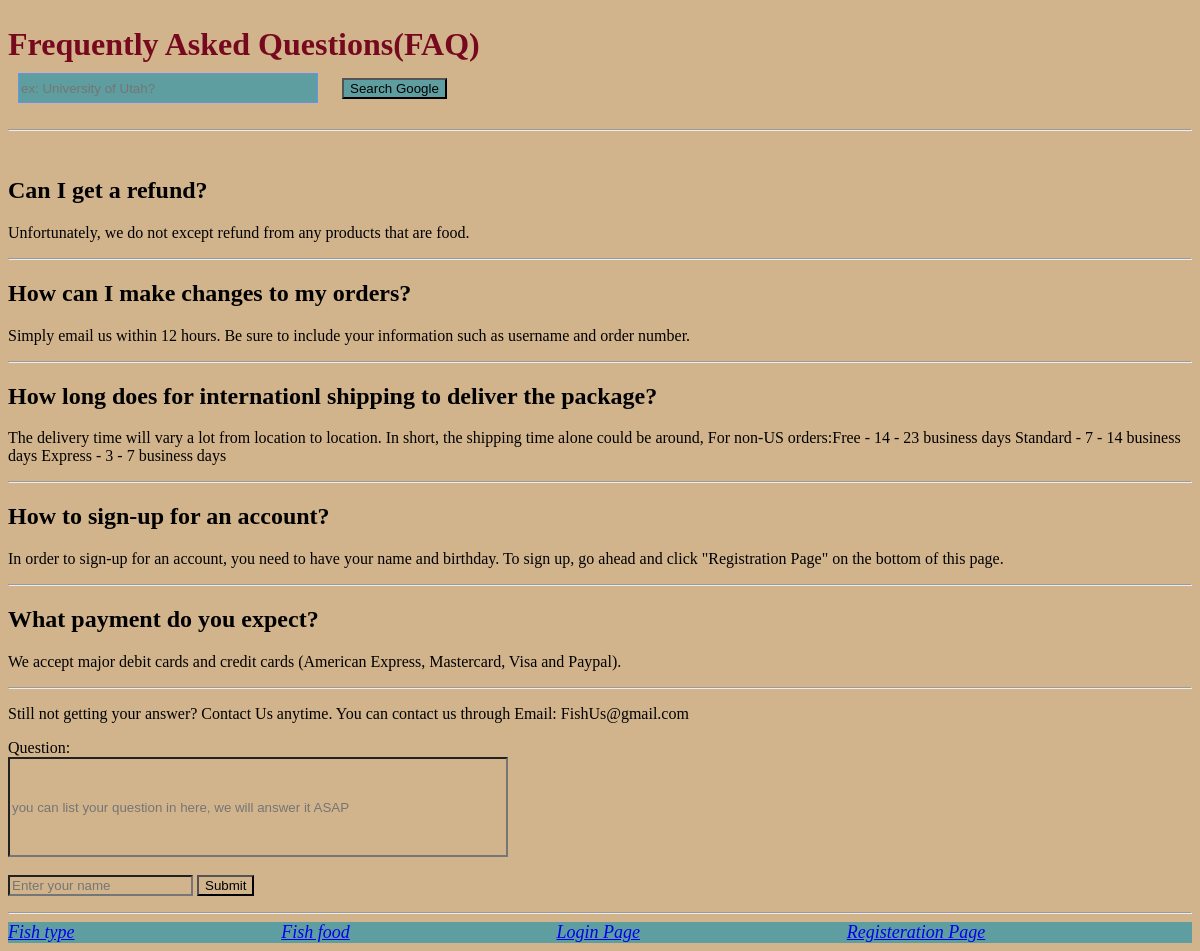
Page /Fish_Final/FAQ.php on the committed database.
### tables this page shows
CREATE TABLE `faq` (
  `question_title` varchar(100) NOT NULL,
  `answer` varchar(1000) DEFAULT NULL
);

### Fish_Final/FAQ.php (the view, shortened to what this page needs)
<html lang="en"><head>
</head>
<body>
    <br>
    <div class="header">
        <h1 class="FAQ">Frequently Asked Questions(FAQ)</h1>
        <form action="https://www.google.com/search">
            <input type="text" name="q" id="search-box" placeholder="ex: University of Utah?">
            <button id="google">Search Google</button>
        </form>
    </div>
<hr>
<br>
<?php
require_once "Mysql_Login.php";
    $conn = new mysqli($hn,$un,$pw,$db);
    $query = "SELECT * FROM FAQ";
    $result = $conn -> query($query);
    $numRows = $result -> num_rows;
       for($j = 0; $j < $numRows; ++$j){
           $row = $result -> fetch_array(MYSQLI_ASSOC);
           if($j == 0){
               $q1 = $row['question_title'];
               $a1 = $row['answer'];
            }
            if($j == 1){
            $q2 = $row['question_title'];
            $a2= $row['answer'];
            }
            if($j == 2){
                $q3 = $row['question_title'];
                $a3 = $row['answer'];
            }
            if($j == 3){
                $q4 = $row['question_title'];
                $a4 = $row['answer'];
            }
            if($j == 4){
                $q5 = $row['question_title'];
                $a5 = $row['answer'];
            }
    }
    echo <<< _END
    <section class="Question-1">
        <h2>$q1</h2>
        <p>$a1</p>
        <hr>
    </section>
    <section class="Question-1">
        <h2>$q2</h2>
        <p>$a2</p>
        <hr>
    </section>
    <section class="Question-2">
        <h2>$q3</h2>
        <p>$a3</p>
        <hr>
    </section>
    <section class="Question-3">
        <h2>$q4</h2>
        <p>$a4</p>
        <hr>
    </section>
    <section class="Question-4">
        <h2>$q5</h2>
        <p>$a5</p>
        <hr>
        <p>
            Still not getting your answer? Contact Us anytime. You can contact us through Email: FishUs@gmail.com
        </p>
        <form method="POST" action="add_question.php">
            <label for="question">Question:</label>
            <input type="text" class="user" id="user" name= "user" placeholder="you can list your question in here, we will answer it ASAP"><br>
            <input type="text" class="name" id="name" name= "name" placeholder="Enter your name">
            <input type="submit">
        </form>
    </section><hr>
    <!-- <form action="https://www.google.com/search">
        <input type="text" name="q" id="search-box" placeholder="ex: University of Utah?">
        <button id="google">Search Google</button>
    </form> -->
    <footer>
    <div class="grid-container">
        <li id="home">
            <a href="home.php"> Fish type </a>
        </li>
        <li id="food">
            <a href="fishfood.php"> Fish food </a>
        </li>
        <li id="login">
            <a href="login.html"> Login Page  </a>
        </li>
        <li id="register">
            <a href="registeration.html"> Registeration Page </a>
        </li>
    </div>
    </footer>
</body>
</html>
_END;
?>

### Fish_Final/FAQ.php (style rules this page uses)
* { background-color: tan; }
footer .grid-container { display: grid; grid-template-columns: auto auto auto auto; }
li a { background-color: cadetblue; }
li { background-color: cadetblue; }
.FAQ { text-align: left; color:rgb(119, 9, 31); font-weight: bold; display: inline; }
h1 { color:rgb(119, 9, 31); }
#search-box { background-color: cadetblue; width:300px; height: 30px; border: 1px solid cornflowerblue; margin: 10px; }
#google { height: auto; width: auto; margin: 10px; background-color: cadetblue; }
footer li { font-style: oblique; display: inline; font-size: large; }
#home { color: white; font-size: large; text-decoration: double; }
#user { width:500px; height:100px; display: flex; }

### rows in the picture
faq: question_title "Can I get a refund?", answer "Unfortunately, we do not except refund from any products that are food."
faq: question_title "How can I make changes to my orders?", answer "Simply email us within 12 hours. Be sure to include your information such as username and order number."
faq: question_title "How long does for internationl shipping to deliver the package?", answer "The delivery time will vary a lot from location to location. In short, the shipping time alone could be around, For non-US orders:Free - 14 - 23 business days Standard - 7 - 14 business days Express - 3 - 7 business days"
faq: question_title "How to sign-up for an account?", answer "In order to sign-up for an account, you need to have your name and birthday. To sign up, go ahead and click \"Registration Page\" on the bottom of this page."
faq: question_title "What payment do you expect?", answer "We accept major debit cards and credit cards (American Express, Mastercard, Visa and Paypal)."
